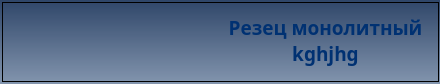
<?xml version="1.0" encoding="UTF-8"?>
<ui version="4.0">
 <class>widget_7_19_select_group</class>
 <widget class="QWidget" name="widget_7_19_select_group">
  <property name="geometry">
   <rect>
    <x>0</x>
    <y>0</y>
    <width>440</width>
    <height>84</height>
   </rect>
  </property>
  <property name="windowTitle">
   <string>widget_7_19_select_group</string>
  </property>
  <property name="styleSheet">
   <string notr="true">background-color: qlineargradient(spread:pad, x1:0.5, y1:0, x2:0.5, y2:1, stop:0 rgba(47, 70, 105, 255), stop:1 rgba(131, 149, 174, 255));
border-color: rgb(0, 255, 0);</string>
  </property>
  <widget class="QLabel" name="lbl_photo">
   <property name="geometry">
    <rect>
     <x>5</x>
     <y>5</y>
     <width>213</width>
     <height>70</height>
    </rect>
   </property>
   <property name="styleSheet">
    <string notr="true">background-color: qlineargradient(spread:pad, x1:0, y1:0, x2:1, y2:0, stop:0 rgba(0, 0, 0, 0), stop:1 rgba(255, 255, 255, 0));</string>
   </property>
   <property name="text">
    <string/>
   </property>
   <property name="pixmap">
    <pixmap>C:/Users/Admin/.designer/backup/img/—Pngtree—original twist drill vector material_5752343.png</pixmap>
   </property>
   <property name="scaledContents">
    <bool>true</bool>
   </property>
  </widget>
  <widget class="QLabel" name="lbl_name">
   <property name="geometry">
    <rect>
     <x>215</x>
     <y>5</y>
     <width>221</width>
     <height>71</height>
    </rect>
   </property>
   <property name="font">
    <font>
     <family>Arial Black</family>
     <pointsize>14</pointsize>
     <weight>75</weight>
     <bold>true</bold>
    </font>
   </property>
   <property name="styleSheet">
    <string notr="true">background-color: qlineargradient(spread:pad, x1:0, y1:0, x2:1, y2:0, stop:0 rgba(0, 0, 0, 0), stop:1 rgba(255, 255, 255, 0));
color: rgb(0, 49, 114);</string>
   </property>
   <property name="frameShape">
    <enum>QFrame::NoFrame</enum>
   </property>
   <property name="frameShadow">
    <enum>QFrame::Plain</enum>
   </property>
   <property name="lineWidth">
    <number>0</number>
   </property>
   <property name="midLineWidth">
    <number>0</number>
   </property>
   <property name="text">
    <string>Резец монолитный kghjhg</string>
   </property>
   <property name="textFormat">
    <enum>Qt::AutoText</enum>
   </property>
   <property name="pixmap">
    <pixmap>../../../../../../GUI/img/—Pngtree—original twist drill vector material_5752343.png</pixmap>
   </property>
   <property name="scaledContents">
    <bool>true</bool>
   </property>
   <property name="alignment">
    <set>Qt::AlignCenter</set>
   </property>
   <property name="wordWrap">
    <bool>true</bool>
   </property>
   <property name="openExternalLinks">
    <bool>false</bool>
   </property>
  </widget>
  <widget class="QLabel" name="label">
   <property name="geometry">
    <rect>
     <x>2</x>
     <y>2</y>
     <width>437</width>
     <height>80</height>
    </rect>
   </property>
   <property name="styleSheet">
    <string notr="true">background-color: qlineargradient(spread:pad, x1:0, y1:0, x2:1, y2:0, stop:0 rgba(0, 0, 0, 0), stop:1 rgba(255, 255, 255, 0));</string>
   </property>
   <property name="frameShape">
    <enum>QFrame::StyledPanel</enum>
   </property>
   <property name="frameShadow">
    <enum>QFrame::Sunken</enum>
   </property>
   <property name="text">
    <string/>
   </property>
  </widget>
  <zorder>label</zorder>
  <zorder>lbl_photo</zorder>
  <zorder>lbl_name</zorder>
 </widget>
 <resources/>
 <connections/>
</ui>
